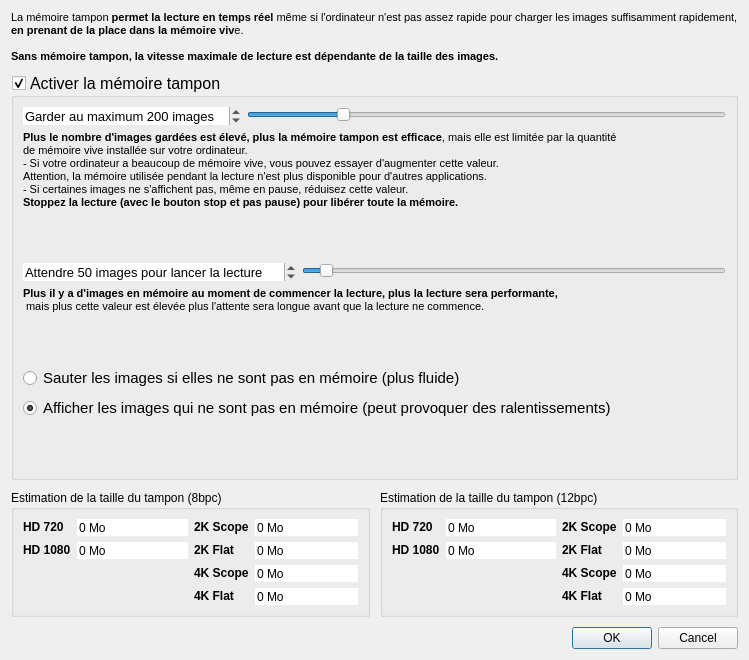
<?xml version="1.0" encoding="UTF-8"?>
<ui version="4.0">
 <class>Params</class>
 <widget class="QDialog" name="Params">
  <property name="geometry">
   <rect>
    <x>0</x>
    <y>0</y>
    <width>747</width>
    <height>660</height>
   </rect>
  </property>
  <property name="windowTitle">
   <string>Paramètres</string>
  </property>
  <property name="windowIcon">
   <iconset resource="ressources.qrc">
    <normaloff>:/icones/params</normaloff>:/icones/params</iconset>
  </property>
  <layout class="QVBoxLayout" name="verticalLayout_2">
   <property name="spacing">
    <number>10</number>
   </property>
   <item>
    <widget class="QLabel" name="label">
     <property name="text">
      <string>&lt;!DOCTYPE HTML PUBLIC &quot;-//W3C//DTD HTML 4.0//EN&quot; &quot;http://www.w3.org/TR/REC-html40/strict.dtd&quot;&gt;
&lt;html&gt;&lt;head&gt;&lt;meta name=&quot;qrichtext&quot; content=&quot;1&quot; /&gt;&lt;style type=&quot;text/css&quot;&gt;
p, li { white-space: pre-wrap; }
&lt;/style&gt;&lt;/head&gt;&lt;body style=&quot; font-family:'MS Shell Dlg 2'; font-size:8pt; font-weight:400; font-style:normal;&quot;&gt;
&lt;p style=&quot; margin-top:0px; margin-bottom:0px; margin-left:0px; margin-right:0px; -qt-block-indent:0; text-indent:0px;&quot;&gt;&lt;span style=&quot; font-size:8.25pt;&quot;&gt;La mémoire tampon&lt;/span&gt;&lt;span style=&quot; font-size:8.25pt; font-weight:600;&quot;&gt; permet la lecture en temps réel&lt;/span&gt;&lt;span style=&quot; font-size:8.25pt;&quot;&gt; même si l'ordinateur n'est pas assez rapide pour charger les images suffisamment rapidement,&lt;/span&gt;&lt;/p&gt;
&lt;p style=&quot; margin-top:0px; margin-bottom:0px; margin-left:0px; margin-right:0px; -qt-block-indent:0; text-indent:0px;&quot;&gt;&lt;span style=&quot; font-size:8.25pt; font-weight:600;&quot;&gt;en prenant de la place dans la mémoire viv&lt;/span&gt;&lt;span style=&quot; font-size:8.25pt;&quot;&gt;e.&lt;/span&gt;&lt;/p&gt;
&lt;p style=&quot;-qt-paragraph-type:empty; margin-top:0px; margin-bottom:0px; margin-left:0px; margin-right:0px; -qt-block-indent:0; text-indent:0px; font-size:8.25pt;&quot;&gt;&lt;br /&gt;&lt;/p&gt;
&lt;p style=&quot; margin-top:0px; margin-bottom:0px; margin-left:0px; margin-right:0px; -qt-block-indent:0; text-indent:0px;&quot;&gt;&lt;span style=&quot; font-size:8.25pt; font-weight:600;&quot;&gt;Sans mémoire tampon, la vitesse maximale de lecture est dépendante de la taille des images.&lt;/span&gt;&lt;/p&gt;&lt;/body&gt;&lt;/html&gt;</string>
     </property>
    </widget>
   </item>
   <item>
    <widget class="QGroupBox" name="bufferBox">
     <property name="font">
      <font>
       <pointsize>12</pointsize>
      </font>
     </property>
     <property name="title">
      <string>Activer la mémoire tampon</string>
     </property>
     <property name="checkable">
      <bool>true</bool>
     </property>
     <layout class="QVBoxLayout" name="verticalLayout">
      <item>
       <layout class="QFormLayout" name="formLayout">
        <property name="fieldGrowthPolicy">
         <enum>QFormLayout::AllNonFixedFieldsGrow</enum>
        </property>
        <item row="0" column="0">
         <widget class="QSpinBox" name="maxSpinner">
          <property name="font">
           <font>
            <pointsize>10</pointsize>
           </font>
          </property>
          <property name="frame">
           <bool>false</bool>
          </property>
          <property name="suffix">
           <string> images</string>
          </property>
          <property name="prefix">
           <string>Garder au maximum </string>
          </property>
          <property name="minimum">
           <number>10</number>
          </property>
          <property name="maximum">
           <number>1000</number>
          </property>
          <property name="singleStep">
           <number>50</number>
          </property>
          <property name="value">
           <number>200</number>
          </property>
         </widget>
        </item>
        <item row="0" column="1">
         <widget class="QSlider" name="maxSlider">
          <property name="minimum">
           <number>10</number>
          </property>
          <property name="maximum">
           <number>1000</number>
          </property>
          <property name="pageStep">
           <number>50</number>
          </property>
          <property name="value">
           <number>200</number>
          </property>
          <property name="orientation">
           <enum>Qt::Horizontal</enum>
          </property>
         </widget>
        </item>
       </layout>
      </item>
      <item>
       <widget class="QLabel" name="label_2">
        <property name="font">
         <font>
          <pointsize>8</pointsize>
         </font>
        </property>
        <property name="text">
         <string>&lt;!DOCTYPE HTML PUBLIC &quot;-//W3C//DTD HTML 4.0//EN&quot; &quot;http://www.w3.org/TR/REC-html40/strict.dtd&quot;&gt;
&lt;html&gt;&lt;head&gt;&lt;meta name=&quot;qrichtext&quot; content=&quot;1&quot; /&gt;&lt;style type=&quot;text/css&quot;&gt;
p, li { white-space: pre-wrap; }
&lt;/style&gt;&lt;/head&gt;&lt;body style=&quot; font-family:'MS Shell Dlg 2'; font-size:8pt; font-weight:400; font-style:normal;&quot;&gt;
&lt;p style=&quot; margin-top:0px; margin-bottom:0px; margin-left:0px; margin-right:0px; -qt-block-indent:0; text-indent:0px;&quot;&gt;&lt;span style=&quot; font-size:8.25pt; font-weight:600;&quot;&gt;Plus le nombre d'images gardées est élevé, plus la mémoire tampon est efficace&lt;/span&gt;&lt;span style=&quot; font-size:8.25pt;&quot;&gt;, mais elle est limitée par la quantité&lt;/span&gt;&lt;/p&gt;
&lt;p style=&quot; margin-top:0px; margin-bottom:0px; margin-left:0px; margin-right:0px; -qt-block-indent:0; text-indent:0px;&quot;&gt;&lt;span style=&quot; font-size:8.25pt;&quot;&gt;de mémoire vive installée sur votre ordinateur.&lt;/span&gt;&lt;/p&gt;
&lt;p style=&quot; margin-top:0px; margin-bottom:0px; margin-left:0px; margin-right:0px; -qt-block-indent:0; text-indent:0px;&quot;&gt;&lt;span style=&quot; font-size:8.25pt;&quot;&gt;- Si votre ordinateur a beaucoup de mémoire vive, vous pouvez essayer d'augmenter cette valeur.&lt;/span&gt;&lt;/p&gt;
&lt;p style=&quot; margin-top:0px; margin-bottom:0px; margin-left:0px; margin-right:0px; -qt-block-indent:0; text-indent:0px;&quot;&gt;&lt;span style=&quot; font-size:8.25pt;&quot;&gt;Attention, la mémoire utilisée pendant la lecture n'est plus disponible pour d'autres applications.&lt;/span&gt;&lt;/p&gt;
&lt;p style=&quot; margin-top:0px; margin-bottom:0px; margin-left:0px; margin-right:0px; -qt-block-indent:0; text-indent:0px;&quot;&gt;&lt;span style=&quot; font-size:8.25pt;&quot;&gt;- Si certaines images ne s'affichent pas, même en pause, réduisez cette valeur.&lt;/span&gt;&lt;/p&gt;
&lt;p style=&quot; margin-top:0px; margin-bottom:0px; margin-left:0px; margin-right:0px; -qt-block-indent:0; text-indent:0px;&quot;&gt;&lt;span style=&quot; font-size:8.25pt; font-weight:600;&quot;&gt;Stoppez la lecture (avec le bouton stop et pas pause) pour libérer toute la mémoire.&lt;/span&gt;&lt;/p&gt;&lt;/body&gt;&lt;/html&gt;</string>
        </property>
       </widget>
      </item>
      <item>
       <spacer name="verticalSpacer">
        <property name="orientation">
         <enum>Qt::Vertical</enum>
        </property>
        <property name="sizeHint" stdset="0">
         <size>
          <width>20</width>
          <height>40</height>
         </size>
        </property>
       </spacer>
      </item>
      <item>
       <layout class="QFormLayout" name="formLayout_2">
        <property name="fieldGrowthPolicy">
         <enum>QFormLayout::AllNonFixedFieldsGrow</enum>
        </property>
        <item row="0" column="0">
         <widget class="QSpinBox" name="aheadSpinner">
          <property name="font">
           <font>
            <pointsize>10</pointsize>
           </font>
          </property>
          <property name="frame">
           <bool>false</bool>
          </property>
          <property name="suffix">
           <string> images pour lancer la lecture</string>
          </property>
          <property name="prefix">
           <string>Attendre </string>
          </property>
          <property name="minimum">
           <number>10</number>
          </property>
          <property name="maximum">
           <number>1000</number>
          </property>
          <property name="singleStep">
           <number>10</number>
          </property>
          <property name="value">
           <number>50</number>
          </property>
         </widget>
        </item>
        <item row="0" column="1">
         <widget class="QSlider" name="aheadSlider">
          <property name="minimum">
           <number>10</number>
          </property>
          <property name="maximum">
           <number>1000</number>
          </property>
          <property name="pageStep">
           <number>10</number>
          </property>
          <property name="value">
           <number>50</number>
          </property>
          <property name="orientation">
           <enum>Qt::Horizontal</enum>
          </property>
         </widget>
        </item>
       </layout>
      </item>
      <item>
       <widget class="QLabel" name="label_3">
        <property name="font">
         <font>
          <pointsize>8</pointsize>
         </font>
        </property>
        <property name="text">
         <string>&lt;!DOCTYPE HTML PUBLIC &quot;-//W3C//DTD HTML 4.0//EN&quot; &quot;http://www.w3.org/TR/REC-html40/strict.dtd&quot;&gt;
&lt;html&gt;&lt;head&gt;&lt;meta name=&quot;qrichtext&quot; content=&quot;1&quot; /&gt;&lt;style type=&quot;text/css&quot;&gt;
p, li { white-space: pre-wrap; }
&lt;/style&gt;&lt;/head&gt;&lt;body style=&quot; font-family:'MS Shell Dlg 2'; font-size:8.25pt; font-weight:400; font-style:normal;&quot;&gt;
&lt;p style=&quot; margin-top:0px; margin-bottom:0px; margin-left:0px; margin-right:0px; -qt-block-indent:0; text-indent:0px;&quot;&gt;&lt;span style=&quot; font-weight:600;&quot;&gt;Plus il y a d'images en mémoire au moment de commencer la lecture, plus la lecture sera performante,&lt;/span&gt;&lt;/p&gt;
&lt;p style=&quot; margin-top:0px; margin-bottom:0px; margin-left:0px; margin-right:0px; -qt-block-indent:0; text-indent:0px;&quot;&gt; mais plus cette valeur est élevée plus l'attente sera longue avant que la lecture ne commence.&lt;/p&gt;&lt;/body&gt;&lt;/html&gt;</string>
        </property>
       </widget>
      </item>
      <item>
       <spacer name="verticalSpacer_2">
        <property name="orientation">
         <enum>Qt::Vertical</enum>
        </property>
        <property name="sizeHint" stdset="0">
         <size>
          <width>20</width>
          <height>40</height>
         </size>
        </property>
       </spacer>
      </item>
      <item>
       <widget class="QRadioButton" name="skipFramesButton">
        <property name="font">
         <font>
          <pointsize>11</pointsize>
         </font>
        </property>
        <property name="text">
         <string>Sauter les images si elles ne sont pas en mémoire (plus fluide)</string>
        </property>
       </widget>
      </item>
      <item>
       <widget class="QRadioButton" name="radioButton_2">
        <property name="font">
         <font>
          <pointsize>11</pointsize>
         </font>
        </property>
        <property name="text">
         <string>Afficher les images qui ne sont pas en mémoire (peut provoquer des ralentissements)</string>
        </property>
        <property name="checked">
         <bool>true</bool>
        </property>
       </widget>
      </item>
      <item>
       <spacer name="verticalSpacer_3">
        <property name="orientation">
         <enum>Qt::Vertical</enum>
        </property>
        <property name="sizeHint" stdset="0">
         <size>
          <width>20</width>
          <height>40</height>
         </size>
        </property>
       </spacer>
      </item>
     </layout>
    </widget>
   </item>
   <item>
    <layout class="QHBoxLayout" name="horizontalLayout_3">
     <item>
      <widget class="QGroupBox" name="groupBox_2">
       <property name="title">
        <string>Estimation de la taille du tampon (8bpc)</string>
       </property>
       <layout class="QHBoxLayout" name="horizontalLayout">
        <item>
         <layout class="QFormLayout" name="formLayout_3">
          <item row="0" column="0">
           <widget class="QLabel" name="label_4">
            <property name="text">
             <string>&lt;html&gt;&lt;head/&gt;&lt;body&gt;&lt;p&gt;&lt;span style=&quot; font-weight:600;&quot;&gt;HD 720&lt;/span&gt;&lt;/p&gt;&lt;/body&gt;&lt;/html&gt;</string>
            </property>
           </widget>
          </item>
          <item row="0" column="1">
           <widget class="QSpinBox" name="t720p8">
            <property name="frame">
             <bool>false</bool>
            </property>
            <property name="readOnly">
             <bool>true</bool>
            </property>
            <property name="buttonSymbols">
             <enum>QAbstractSpinBox::NoButtons</enum>
            </property>
            <property name="suffix">
             <string> Mo</string>
            </property>
            <property name="maximum">
             <number>99000</number>
            </property>
           </widget>
          </item>
          <item row="1" column="0">
           <widget class="QLabel" name="label_6">
            <property name="text">
             <string>&lt;html&gt;&lt;head/&gt;&lt;body&gt;&lt;p&gt;&lt;span style=&quot; font-weight:600;&quot;&gt;HD 1080&lt;/span&gt;&lt;/p&gt;&lt;/body&gt;&lt;/html&gt;</string>
            </property>
           </widget>
          </item>
          <item row="1" column="1">
           <widget class="QSpinBox" name="t1080p8">
            <property name="frame">
             <bool>false</bool>
            </property>
            <property name="readOnly">
             <bool>true</bool>
            </property>
            <property name="buttonSymbols">
             <enum>QAbstractSpinBox::NoButtons</enum>
            </property>
            <property name="suffix">
             <string> Mo</string>
            </property>
            <property name="maximum">
             <number>99000</number>
            </property>
           </widget>
          </item>
         </layout>
        </item>
        <item>
         <layout class="QFormLayout" name="formLayout_4">
          <item row="0" column="0">
           <widget class="QLabel" name="label_5">
            <property name="text">
             <string>&lt;html&gt;&lt;head/&gt;&lt;body&gt;&lt;p&gt;&lt;span style=&quot; font-weight:600;&quot;&gt;2K Scope&lt;/span&gt;&lt;/p&gt;&lt;/body&gt;&lt;/html&gt;</string>
            </property>
           </widget>
          </item>
          <item row="1" column="0">
           <widget class="QLabel" name="label_7">
            <property name="text">
             <string>&lt;html&gt;&lt;head/&gt;&lt;body&gt;&lt;p&gt;&lt;span style=&quot; font-weight:600;&quot;&gt;2K Flat&lt;/span&gt;&lt;/p&gt;&lt;/body&gt;&lt;/html&gt;</string>
            </property>
           </widget>
          </item>
          <item row="2" column="0">
           <widget class="QLabel" name="label_10">
            <property name="text">
             <string>&lt;html&gt;&lt;head/&gt;&lt;body&gt;&lt;p&gt;&lt;span style=&quot; font-weight:600;&quot;&gt;4K Scope&lt;/span&gt;&lt;/p&gt;&lt;/body&gt;&lt;/html&gt;</string>
            </property>
           </widget>
          </item>
          <item row="3" column="0">
           <widget class="QLabel" name="label_9">
            <property name="text">
             <string>&lt;html&gt;&lt;head/&gt;&lt;body&gt;&lt;p&gt;&lt;span style=&quot; font-weight:600;&quot;&gt;4K Flat&lt;/span&gt;&lt;/p&gt;&lt;/body&gt;&lt;/html&gt;</string>
            </property>
           </widget>
          </item>
          <item row="0" column="1">
           <widget class="QSpinBox" name="t2KS8">
            <property name="frame">
             <bool>false</bool>
            </property>
            <property name="readOnly">
             <bool>true</bool>
            </property>
            <property name="buttonSymbols">
             <enum>QAbstractSpinBox::NoButtons</enum>
            </property>
            <property name="suffix">
             <string> Mo</string>
            </property>
            <property name="maximum">
             <number>99000</number>
            </property>
           </widget>
          </item>
          <item row="1" column="1">
           <widget class="QSpinBox" name="t2KF8">
            <property name="frame">
             <bool>false</bool>
            </property>
            <property name="readOnly">
             <bool>true</bool>
            </property>
            <property name="buttonSymbols">
             <enum>QAbstractSpinBox::NoButtons</enum>
            </property>
            <property name="suffix">
             <string> Mo</string>
            </property>
            <property name="maximum">
             <number>99000</number>
            </property>
           </widget>
          </item>
          <item row="2" column="1">
           <widget class="QSpinBox" name="t4KS8">
            <property name="frame">
             <bool>false</bool>
            </property>
            <property name="readOnly">
             <bool>true</bool>
            </property>
            <property name="buttonSymbols">
             <enum>QAbstractSpinBox::NoButtons</enum>
            </property>
            <property name="suffix">
             <string> Mo</string>
            </property>
            <property name="maximum">
             <number>99000</number>
            </property>
           </widget>
          </item>
          <item row="3" column="1">
           <widget class="QSpinBox" name="t4KF8">
            <property name="frame">
             <bool>false</bool>
            </property>
            <property name="readOnly">
             <bool>true</bool>
            </property>
            <property name="buttonSymbols">
             <enum>QAbstractSpinBox::NoButtons</enum>
            </property>
            <property name="suffix">
             <string> Mo</string>
            </property>
            <property name="maximum">
             <number>99000</number>
            </property>
           </widget>
          </item>
         </layout>
        </item>
       </layout>
      </widget>
     </item>
     <item>
      <widget class="QGroupBox" name="groupBox_3">
       <property name="title">
        <string>Estimation de la taille du tampon (12bpc)</string>
       </property>
       <layout class="QHBoxLayout" name="horizontalLayout_2">
        <item>
         <layout class="QFormLayout" name="formLayout_5">
          <item row="0" column="0">
           <widget class="QLabel" name="label_8">
            <property name="text">
             <string>&lt;html&gt;&lt;head/&gt;&lt;body&gt;&lt;p&gt;&lt;span style=&quot; font-weight:600;&quot;&gt;HD 720&lt;/span&gt;&lt;/p&gt;&lt;/body&gt;&lt;/html&gt;</string>
            </property>
           </widget>
          </item>
          <item row="1" column="0">
           <widget class="QLabel" name="label_11">
            <property name="text">
             <string>&lt;html&gt;&lt;head/&gt;&lt;body&gt;&lt;p&gt;&lt;span style=&quot; font-weight:600;&quot;&gt;HD 1080&lt;/span&gt;&lt;/p&gt;&lt;/body&gt;&lt;/html&gt;</string>
            </property>
           </widget>
          </item>
          <item row="0" column="1">
           <widget class="QSpinBox" name="t720p12">
            <property name="frame">
             <bool>false</bool>
            </property>
            <property name="readOnly">
             <bool>true</bool>
            </property>
            <property name="buttonSymbols">
             <enum>QAbstractSpinBox::NoButtons</enum>
            </property>
            <property name="suffix">
             <string> Mo</string>
            </property>
            <property name="maximum">
             <number>99000</number>
            </property>
           </widget>
          </item>
          <item row="1" column="1">
           <widget class="QSpinBox" name="t1080p12">
            <property name="frame">
             <bool>false</bool>
            </property>
            <property name="readOnly">
             <bool>true</bool>
            </property>
            <property name="buttonSymbols">
             <enum>QAbstractSpinBox::NoButtons</enum>
            </property>
            <property name="suffix">
             <string> Mo</string>
            </property>
            <property name="maximum">
             <number>99000</number>
            </property>
           </widget>
          </item>
         </layout>
        </item>
        <item>
         <layout class="QFormLayout" name="formLayout_6">
          <item row="0" column="0">
           <widget class="QLabel" name="label_12">
            <property name="text">
             <string>&lt;html&gt;&lt;head/&gt;&lt;body&gt;&lt;p&gt;&lt;span style=&quot; font-weight:600;&quot;&gt;2K Scope&lt;/span&gt;&lt;/p&gt;&lt;/body&gt;&lt;/html&gt;</string>
            </property>
           </widget>
          </item>
          <item row="1" column="0">
           <widget class="QLabel" name="label_13">
            <property name="text">
             <string>&lt;html&gt;&lt;head/&gt;&lt;body&gt;&lt;p&gt;&lt;span style=&quot; font-weight:600;&quot;&gt;2K Flat&lt;/span&gt;&lt;/p&gt;&lt;/body&gt;&lt;/html&gt;</string>
            </property>
           </widget>
          </item>
          <item row="2" column="0">
           <widget class="QLabel" name="label_14">
            <property name="text">
             <string>&lt;html&gt;&lt;head/&gt;&lt;body&gt;&lt;p&gt;&lt;span style=&quot; font-weight:600;&quot;&gt;4K Scope&lt;/span&gt;&lt;/p&gt;&lt;/body&gt;&lt;/html&gt;</string>
            </property>
           </widget>
          </item>
          <item row="3" column="0">
           <widget class="QLabel" name="label_15">
            <property name="text">
             <string>&lt;html&gt;&lt;head/&gt;&lt;body&gt;&lt;p&gt;&lt;span style=&quot; font-weight:600;&quot;&gt;4K Flat&lt;/span&gt;&lt;/p&gt;&lt;/body&gt;&lt;/html&gt;</string>
            </property>
           </widget>
          </item>
          <item row="0" column="1">
           <widget class="QSpinBox" name="t2KS12">
            <property name="frame">
             <bool>false</bool>
            </property>
            <property name="readOnly">
             <bool>true</bool>
            </property>
            <property name="buttonSymbols">
             <enum>QAbstractSpinBox::NoButtons</enum>
            </property>
            <property name="suffix">
             <string> Mo</string>
            </property>
            <property name="maximum">
             <number>99000</number>
            </property>
           </widget>
          </item>
          <item row="1" column="1">
           <widget class="QSpinBox" name="t2KF12">
            <property name="frame">
             <bool>false</bool>
            </property>
            <property name="readOnly">
             <bool>true</bool>
            </property>
            <property name="buttonSymbols">
             <enum>QAbstractSpinBox::NoButtons</enum>
            </property>
            <property name="suffix">
             <string> Mo</string>
            </property>
            <property name="maximum">
             <number>99000</number>
            </property>
           </widget>
          </item>
          <item row="2" column="1">
           <widget class="QSpinBox" name="t4KS12">
            <property name="frame">
             <bool>false</bool>
            </property>
            <property name="readOnly">
             <bool>true</bool>
            </property>
            <property name="buttonSymbols">
             <enum>QAbstractSpinBox::NoButtons</enum>
            </property>
            <property name="suffix">
             <string> Mo</string>
            </property>
            <property name="maximum">
             <number>99000</number>
            </property>
           </widget>
          </item>
          <item row="3" column="1">
           <widget class="QSpinBox" name="t4KF12">
            <property name="frame">
             <bool>false</bool>
            </property>
            <property name="readOnly">
             <bool>true</bool>
            </property>
            <property name="buttonSymbols">
             <enum>QAbstractSpinBox::NoButtons</enum>
            </property>
            <property name="suffix">
             <string> Mo</string>
            </property>
            <property name="maximum">
             <number>99000</number>
            </property>
           </widget>
          </item>
         </layout>
        </item>
       </layout>
      </widget>
     </item>
    </layout>
   </item>
   <item>
    <widget class="QDialogButtonBox" name="buttonBox">
     <property name="standardButtons">
      <set>QDialogButtonBox::Cancel|QDialogButtonBox::Ok</set>
     </property>
    </widget>
   </item>
  </layout>
 </widget>
 <resources>
  <include location="ressources.qrc"/>
 </resources>
 <connections>
  <connection>
   <sender>maxSlider</sender>
   <signal>sliderMoved(int)</signal>
   <receiver>maxSpinner</receiver>
   <slot>setValue(int)</slot>
   <hints>
    <hint type="sourcelabel">
     <x>369</x>
     <y>178</y>
    </hint>
    <hint type="destinationlabel">
     <x>162</x>
     <y>178</y>
    </hint>
   </hints>
  </connection>
  <connection>
   <sender>maxSpinner</sender>
   <signal>valueChanged(int)</signal>
   <receiver>maxSlider</receiver>
   <slot>setValue(int)</slot>
   <hints>
    <hint type="sourcelabel">
     <x>162</x>
     <y>178</y>
    </hint>
    <hint type="destinationlabel">
     <x>369</x>
     <y>178</y>
    </hint>
   </hints>
  </connection>
  <connection>
   <sender>aheadSlider</sender>
   <signal>sliderMoved(int)</signal>
   <receiver>aheadSpinner</receiver>
   <slot>setValue(int)</slot>
   <hints>
    <hint type="sourcelabel">
     <x>495</x>
     <y>288</y>
    </hint>
    <hint type="destinationlabel">
     <x>179</x>
     <y>288</y>
    </hint>
   </hints>
  </connection>
  <connection>
   <sender>aheadSpinner</sender>
   <signal>valueChanged(int)</signal>
   <receiver>aheadSlider</receiver>
   <slot>setValue(int)</slot>
   <hints>
    <hint type="sourcelabel">
     <x>179</x>
     <y>288</y>
    </hint>
    <hint type="destinationlabel">
     <x>495</x>
     <y>288</y>
    </hint>
   </hints>
  </connection>
 </connections>
</ui>
